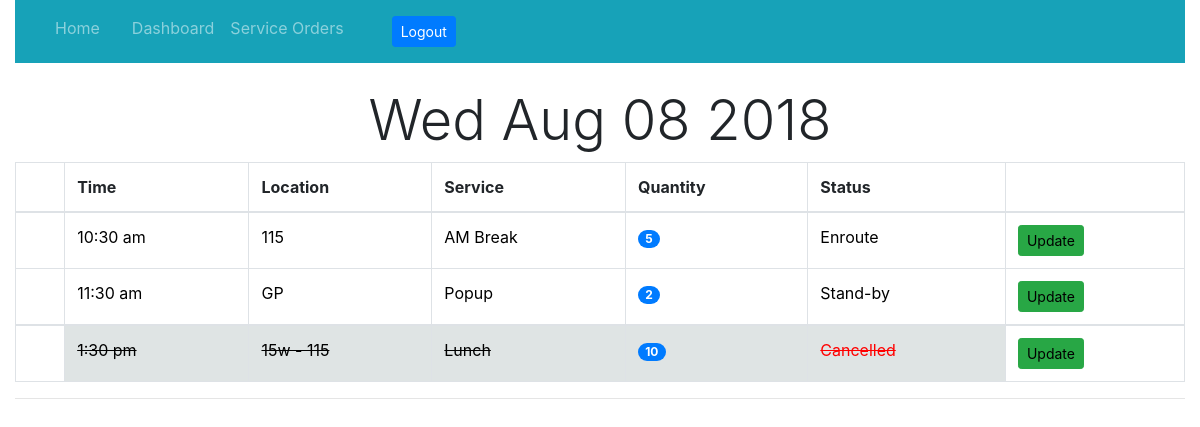
Screenshot of /orders/ (signed in) with the database file from the repository.
### orders/models.py (models this page shows, shortened)
class Service(models.Model):
	STATUS_CHOICES = (
		('Ready', 'READY'),
		('Stand-by', 'STANDBY'),
		('Enroute', 'ENROUTE'),
		('Delivered', 'DELIVERED')
	)
	SERVICE_CHOICES = (
		('AM Break', 'AM_BREAK'),
		('Breakfast', 'BREAKFAST'),
		('Lunch', 'LUNCH'),
		('PM Break', 'PM_BREAK'),
		('Dinner', 'DINNER'),
		('Popup', 'POPUP')
	)
	TIME_CHOICES = (
		('12:00 am', '12:00 am'),
		('12:30 am', '12:30 am'),
		('1:00 am', '1:00 am'),
		('1:30 am', '1:30 am'),
		('2:00 am', '2:00 am'),
		('2:30 am', '2:30 am'),
		('3:00 am', '3:00 am'),
		('4:00 am', '4:00 am'),
		('4:30 am', '4:30 am'),
		('5:00 am', '5:00 am'),
		('5:30 am', '5:30 am'),
		('6:00 am', '6:00 am'),
		('6:30 am', '6:30 am'),
		('7:00 am', '7:00 am'),
		('7:30 am', '7:30 am'),
		('8:00 am', '8:00 am'),
		('8:30 am', '8:30 am'),
		('9:00 am', '9:00 am'),
		('9:30 am', '9:30 am'),
		('10:00 am', '10:00 am'),
		('10:30 am', '10:30 am'),
		('11:00 am', '11:00 am'),
		('11:30 am', '11:30 am'),
		('12:00 pm', '12:00 pm'),
		('12:30 pm', '12:30 pm'),
		('1:00 pm', '1:00 pm'),
		('1:30 pm', '1:30 pm'),
		('2:00 pm', '2:00 pm'),
		('2:30 pm', '2:30 pm'),
		('3:00 pm', '3:00 pm'),
		('4:00 pm', '4:00 pm'),
		('4:30 pm', '4:30 pm'),
		('5:00 pm', '5:00 pm'),
		('5:30 pm', '5:30 pm'),
		('6:00 pm', '6:00 pm'),
		('6:30 pm', '6:30 pm'),
		('7:00 pm', '7:00 pm'),
		('7:30 pm', '7:30 pm'),
		('8:00 pm', '8:00 pm'),
		('8:30 pm', '8:30 pm'),
		('9:00 pm', '9:00 pm'),
		('9:30 pm', '9:30 pm'),
		('10:00 pm', '10:00 pm'),
		('10:30 pm', '10:30 pm'),
		('11:00 pm', '11:00 pm'),
		('11:30 pm', '11:30 pm'),
	)
	location = models.CharField(max_length=200)
	service = models.CharField(max_length=20, choices=SERVICE_CHOICES, default='AM Break')
	quantity = models.CharField(max_length=200)
	time = models.CharField(max_length=200, choices=TIME_CHOICES, default='10:30 am')
	status_choices = models.CharField(max_length=20, choices=STATUS_CHOICES, default='Stand-by')
	added = models.DateTimeField(auto_now_add=True)
	updated = models.DateTimeField(default=timezone.now())
	office = models.ForeignKey(User, on_delete=models.CASCADE, default=None)
	cancelled = models.BooleanField(default=False)

### orders/views.py (the view)
# urls.py: path('', views.services, name='orders_view'),
@login_required(login_url='/orders/login/')
def services(request):
	template_name = 'orders/index.html'
	service_list = Service.objects.order_by('time')
	context = {'service_list':service_list}
	return render(request, template_name, context)

### orders/templates/orders/index.html
{% extends 'base_layout.html' %}
{% block content %}
{% load static %}
<br>
<h1 align="center" class="display-4" id="time"></h1>
			<table id="list" style="width:100%" class="table table-bordered">
				<thead>
					<tr>
						<th></th>
						<th scope="col">Time</th>
						<th scope="col">Location</th>
						<th scope="col">Service</th>
						<th scope="col">Quantity</th>
						<th scope="col">Status</th>
						<th></th>
					</tr>
				</thead>
				{% for service in service_list %}
				{% if service.cancelled %}
				<tbody>
					<tr>
						<td></td>
						<td class="well service-cancelled">{{ service.time }}</td>
						<td class="well service-cancelled">{{ service.location }}</td>
						<td class="well service-cancelled">{{ service.service }}</td>
						<td class="well service-cancelled"><span class="badge badge-primary badge-pill">{{ service.quantity }}</span></td>
						<td class="well service-cancelled" style="color:red;">Cancelled</td>
						{% else %}
						<td><a href="{% url 'orders:complete' service.pk %}">
						<td class="well">{{ service.time }}</td>
						<td class="well">{{ service.location }}</td>
						<td class="well">{{ service.service }}</td>
						<td class="well"><span class="badge badge-primary badge-pill">{{ service.quantity }}</span></td>
						<td id="status" class="well">{{ service.status_choices }}</td></a></td>
					{% endif %}
						<td><button class="button btn btn-success btn-sm"><a class="well" href="{% url 'orders:update' service.pk %}">Update</a></button></td>
					</tr>
				{% endfor %}
				</tbody>
		</table>
		<hr>
{% endblock %}

### orders/static/orders/styles.css (style rules this page uses)
body { background: rgba(44, 62, 80, .8); font-family: 'Oswald', 'Futura', sans-serif; }
.service-cancelled { text-decoration: line-through; background: rgba(149, 165, 166, .3); }
.well { color: black; }

### rows the page displays
Service: time "10:30 am", location "115", service "AM Break", quantity "5", status_choices "Enroute"
Service: time "11:30 am", location "GP", service "Popup", quantity "2", status_choices "Stand-by"
Service: time "1:30 pm", location "15w - 115", service "Lunch", quantity "10"
